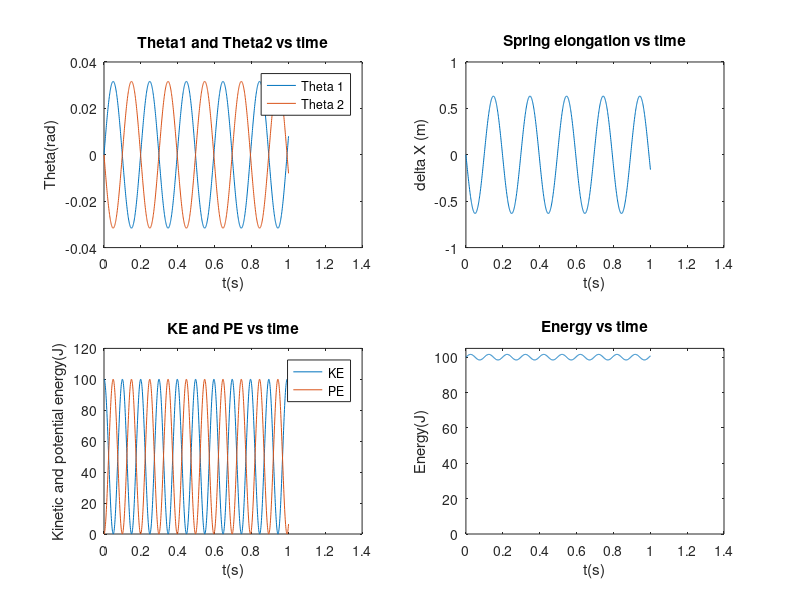

MATLAB code to generate this figure:
g = 10;
m1 = 1;
m2 = 1;
l1 = 10;
l2 = 10;
kspring = 500;
gl1 = g/l1;
gl2 = g/l2;
theta1_init = 0; 
theta2_init = 0;
omega1_init = 1;
omega2_init = -1;
h = 0.001;
t_end = 1;

%---------------------------%


t = [0:h:t_end];
tprime = [0:h:t_end+h];
theta1 = zeros(1, length(t)+1);
theta2 = zeros(1, length(t)+1);
omega1 = zeros(1, length(t)+1);
omega2 = zeros(1, length(t)+1);

theta1(1) = theta1_init;
theta2(1) = theta2_init;
omega1(1) = omega1_init;
omega2(1) = omega2_init;

dw2_dt = inline('-t2.*(gl2+km)+t1.*km.*l1l2', 't1', 't2','gl1', 'gl2', 'km', 'l1l2');
dw1_dt = inline('-t1.*(gl1+km)+t2.*km.*l2l1', 't1', 't2','gl1', 'gl2', 'km', 'l2l1');

km1 = kspring/m1;
km2 = kspring/m2;
l1l2 = gl2./gl1;
l2l1 = 1./l1l2;

%---- Euler-Cromer --------------%

for k = 1:length(t)
    omega2(k+1) = omega2(k) + dw2_dt(theta1(k), theta2(k), gl1, gl2, km2, l1l2).*h;
    omega1(k+1) = omega1(k) + dw1_dt(theta1(k), theta2(k), gl1, gl2, km1, l2l1).*h;
    theta2(k+1) = theta2(k) + omega2(k+1).*h;
    theta1(k+1) = theta1(k) + omega1(k+1).*h;
end

deltax = theta2.*l2 - theta1.*l1;
PE = (0.5).*kspring.*((deltax).^2) + m1.*g.*l1.*(1-cos(theta1)) + m2.*g.*l2.*(1-cos(theta2));
KE = (0.5).*m1.*(l1^2).*((omega1).^2) + (0.5).*m2.*(l2^2).*((omega2).^2);
energy = KE + PE;

subplot(2,2,1);
plot(tprime, theta1); hold on; plot(tprime,theta2);
title('Theta1 and Theta2 vs time');
ylabel('Theta(rad)');
xlabel('t(s)');
legend('Theta 1','Theta 2');

subplot(2,2,2);
plot(tprime, deltax);
title('Spring elongation vs time');
ylabel('delta X (m)');
xlabel('t(s)');

subplot(2,2,3);
plot(tprime, KE); hold on; plot(tprime,PE);
title('KE and PE vs time');
ylabel('Kinetic and potential energy(J)');
xlabel('t(s)');
legend('KE','PE');

subplot(2,2,4);
plot(tprime, energy);
title('Energy vs time');
ylabel('Energy(J)');
xlabel('t(s)');
ylim([0 105]);